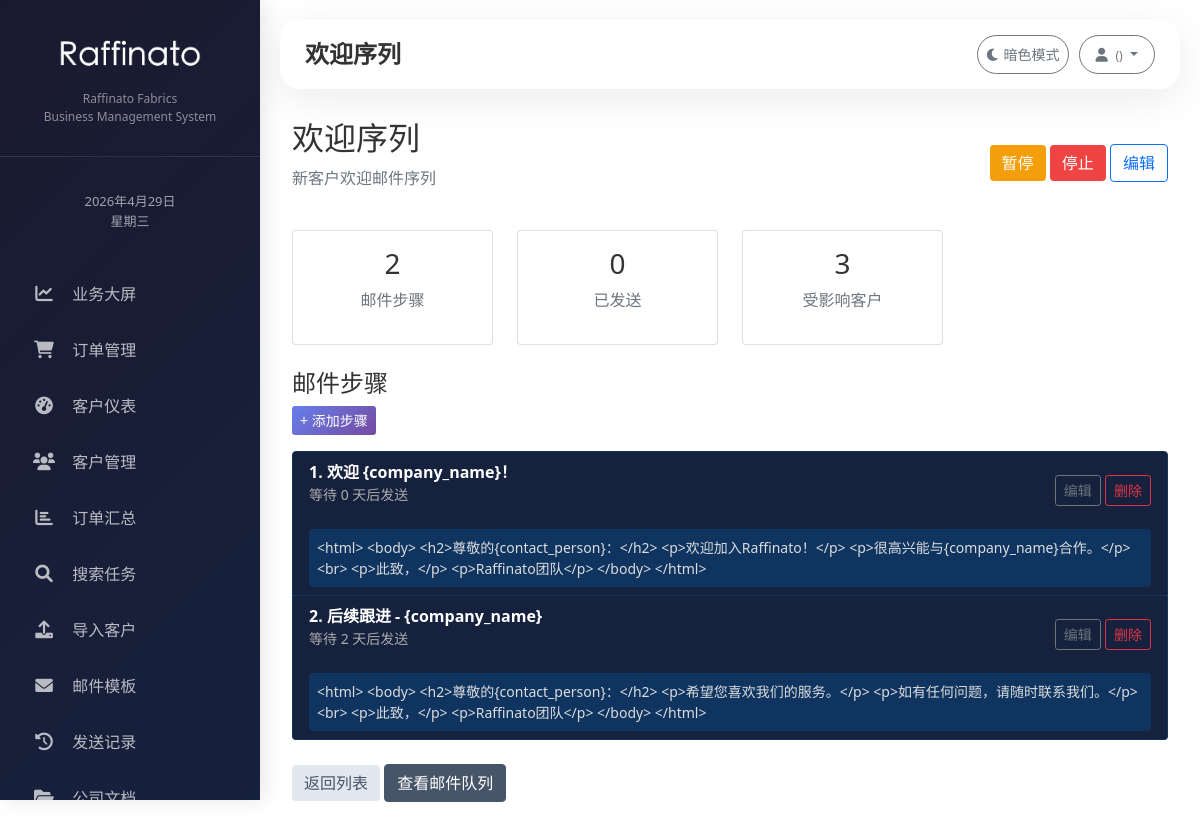
/customers/email-sequences/1/, run on the app's committed database.
### customers/models.py (models this page shows, shortened)
class EmailSequence(models.Model):
    TRIGGER_CHOICES = [
        ('customer_created', '客户创建后'),
        ('customer_tagged', '客户打标签后'),
        ('email_opened', '邮件被打开后'),
        ('link_clicked', '链接被点击后'),
        ('no_response_days', '无回复X天后'),
        ('order_created', '创建订单后'),
        ('order_completed', '订单完成后'),
    ]
    STATUS_CHOICES = [
        ('draft', '草稿'),
        ('active', '启用中'),
        ('paused', '已暂停'),
        ('stopped', '已停止'),
    ]
    name = models.CharField('序列名称', max_length=200)
    description = models.TextField('描述', blank=True)
    trigger_type = models.CharField('触发条件', max_length=50, choices=TRIGGER_CHOICES)
    trigger_days = models.IntegerField('触发延迟（天）', default=0, help_text='条件满足后延迟几天发送')
    trigger_tag = models.CharField('触发标签', max_length=100, blank=True, help_text='仅当客户有此标签时触发')
    status = models.CharField('状态', max_length=20, choices=STATUS_CHOICES, default='draft')
    total_customers = models.IntegerField('影响客户数', default=0)
    total_sent = models.IntegerField('已发送邮件数', default=0)
    created_at = models.DateTimeField('创建时间', auto_now_add=True)
    updated_at = models.DateTimeField('更新时间', auto_now=True)
    class Meta:
        db_table = 'email_sequences'
        ordering = ['-created_at']

class EmailSequenceStep(models.Model):
    sequence = models.ForeignKey(EmailSequence, on_delete=models.CASCADE, related_name='steps')
    step_order = models.IntegerField('步骤顺序', default=0)
    wait_days = models.IntegerField('等待天数', default=0, help_text='上一步发送后等待几天')
    subject = models.CharField('邮件主题', max_length=500)
    template = models.TextField('邮件内容', help_text='支持变量：{{ company_name }}、{{ contact_person }}、{{ customer_name }}')
    send_time = models.TimeField('指定发送时间', blank=True, null=True, help_text='例如 09:00，留空则立即发送')
    only_weekdays = models.BooleanField('仅工作日发送', default=False)
    created_at = models.DateTimeField(auto_now_add=True)
    class Meta:
        db_table = 'email_sequence_steps'
        ordering = ['sequence', 'step_order']

### customers/views.py (the view)
# urls.py: path('email-sequences/<int:pk>/', views.email_sequence_detail, name='email_sequence_detail'),
def email_sequence_detail(request, pk):
    sequence = get_object_or_404(EmailSequence, id=pk)
    steps = sequence.steps.all().order_by('step_order')
    affected_customers = []
    if sequence.status == 'active':
        customers = Customer.objects.all()
        if sequence.trigger_tag:
            customers = customers.filter(tags__contains=sequence.trigger_tag)
        affected_customers = customers[:10]
    return render(request, 'customers/email_sequence_detail.html', {
        'sequence': sequence,
        'steps': steps,
        'affected_customers': affected_customers,
    })

### templates/customers/email_sequence_detail.html
{% extends 'base.html' %}
{% block page_title %}{{ sequence.name }}{% endblock %}
{% block content %}
<div class="container mt-4">
    <div class="d-flex justify-content-between align-items-center mb-4">
        <div>
            <h2>{{ sequence.name }}</h2>
            <p class="text-muted">{{ sequence.description }}</p>
        </div>
        <div>
            {% if sequence.status == 'draft' %}
            <a href="{% url 'email_sequence_toggle' sequence.id %}?action=activate" class="btn btn-success">启用</a>
            {% elif sequence.status == 'active' %}
            <a href="{% url 'email_sequence_toggle' sequence.id %}?action=pause" class="btn btn-warning">暂停</a>
            <a href="{% url 'email_sequence_toggle' sequence.id %}?action=stop" class="btn btn-danger">停止</a>
            {% elif sequence.status == 'paused' %}
            <a href="{% url 'email_sequence_toggle' sequence.id %}?action=activate" class="btn btn-success">恢复</a>
            {% endif %}
            <a href="{% url 'email_sequence_edit' sequence.id %}" class="btn btn-outline-primary">编辑</a>
        </div>
    </div>
    <div class="row mb-4">
        <div class="col-md-3">
            <div class="card text-center">
                <div class="card-body">
                    <h3>{{ steps.count }}</h3>
                    <p class="text-muted">邮件步骤</p>
                </div>
            </div>
        </div>
        <div class="col-md-3">
            <div class="card text-center">
                <div class="card-body">
                    <h3>{{ sequence.total_sent }}</h3>
                    <p class="text-muted">已发送</p>
                </div>
            </div>
        </div>
        <div class="col-md-3">
            <div class="card text-center">
                <div class="card-body">
                    <h3>{{ affected_customers|length }}</h3>
                    <p class="text-muted">受影响客户</p>
                </div>
            </div>
        </div>
    </div>
<h4>邮件步骤</h4>
<a href="{% url 'email_sequence_add_step' sequence.id %}" class="btn btn-sm btn-primary mb-3">+ 添加步骤</a>
<div class="list-group mb-4">
    {% for step in steps %}
    <div class="list-group-item" style="background-color: #16213e !important; border-color: #0f3460; color: #fff;">
        <div class="d-flex justify-content-between align-items-center">
            <div>
                <strong style="color: #fff;">{{ step.step_order }}. {{ step.subject }}</strong>
                <p class="small" style="color: #aaa;">等待 {{ step.wait_days }} 天后发送</p>
            </div>
            <div>
                <a href="{% url 'email_sequence_edit_step' step.id %}" class="btn btn-sm btn-outline-secondary">编辑</a>
                <a href="{% url 'email_sequence_delete_step' step.id %}" class="btn btn-sm btn-outline-danger" onclick="return confirm('确定删除吗？')">删除</a>
            </div>
        </div>
        <div class="mt-2 p-2 rounded small" style="background-color: #0f3460; color: #ddd;">
            {{ step.template|truncatewords:30 }}
        </div>
    </div>
    {% empty %}
    <div class="alert alert-info" style="background-color: #16213e; color: #fff; border-color: #0f3460;">暂无步骤，点击"添加步骤"开始配置</div>
    {% endfor %}
</div>
    <div class="mt-4">
        <a href="{% url 'email_sequence_list' %}" class="btn btn-secondary">返回列表</a>
        <a href="{% url 'email_sequence_queue' %}" class="btn btn-info">查看邮件队列</a>
    </div>
</div>
{% endblock %}

### templates/base.html (style rules this page uses)
.btn-primary { background: linear-gradient(135deg, #667eea, #764ba2); border: none; color: white; }
.btn-info { background-color: #475569; border-color: #475569; color: white; }
.btn-danger { background-color: #ef4444; border: none; color: white; }
.btn-warning { background-color: #f59e0b; border: none; color: white; }
.btn-secondary { background-color: #e2e8f0; border: none; color: #475569; }
* { margin: 0; padding: 0; box-sizing: border-box; }
body { overflow-x: hidden; }
:root { --bg-color: #ffffff; --text-color: #333333; --card-bg: #f8f9fa; }
body { background-color: var(--bg-color); color: var(--text-color); transition: background-color 0.2s, color 0.2s; }

### data on the page
EmailSequence: name "欢迎序列", description "新客户欢迎邮件序列", total_sent "0"
EmailSequenceStep: step_order "1", subject "欢迎 {company_name}！", wait_days "0", template "<html> <body> <h2>尊敬的{contact_person}：</h2> <p>欢迎加入Raffinato！</p> <p>很高兴能与{company_name}合作。</p> <br> <p>此致，</p> <p>Raffinato团队</p> </body> </html>"
EmailSequenceStep: step_order "2", subject "后续跟进 - {company_name}", wait_days "2", template "<html> <body> <h2>尊敬的{contact_person}：</h2> <p>希望您喜欢我们的服务。</p> <p>如有任何问题，请随时联系我们。</p> <br> <p>此致，</p> <p>Raffinato团队</p> </body> </html>"

### other printed values
{{ steps.count }} "2"
{{ affected_customers|length }} "3"
